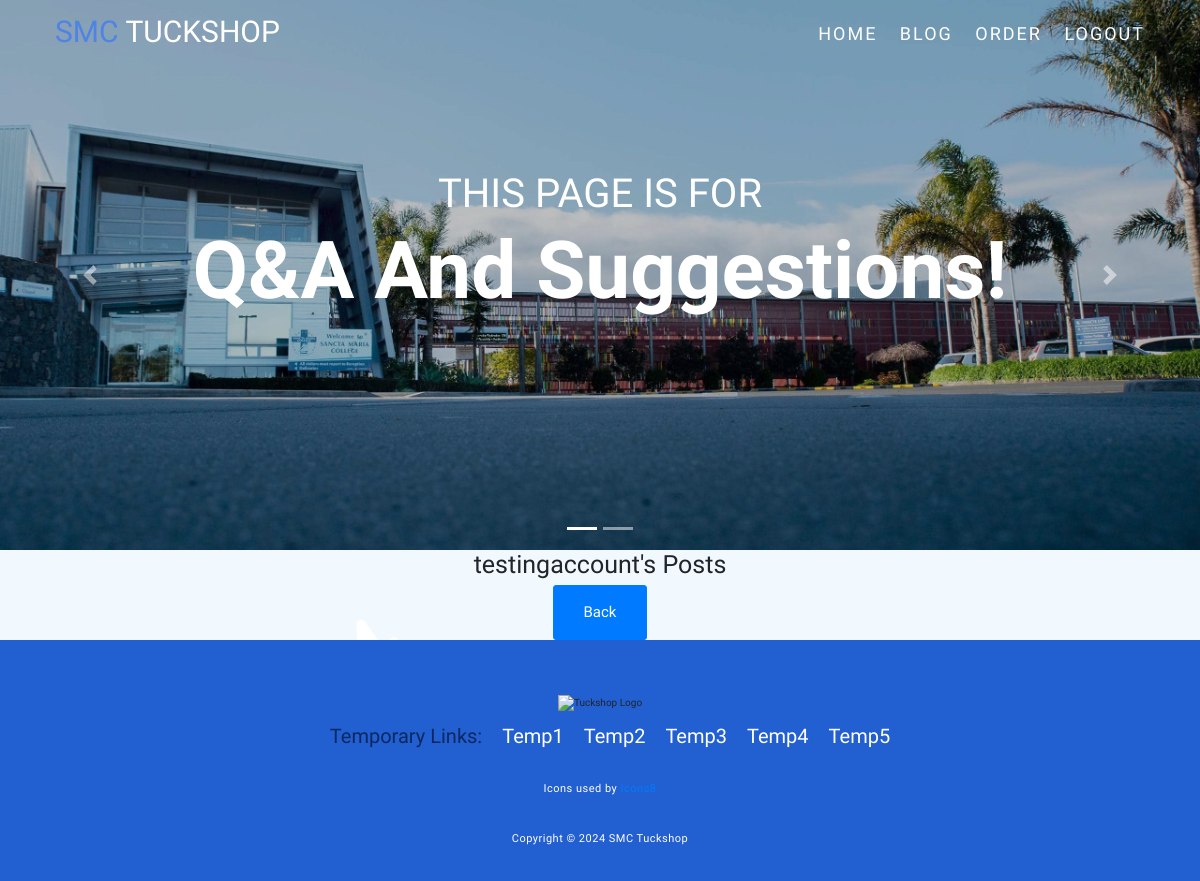
Before: /posts/testingaccount (signed in) with the older database file.
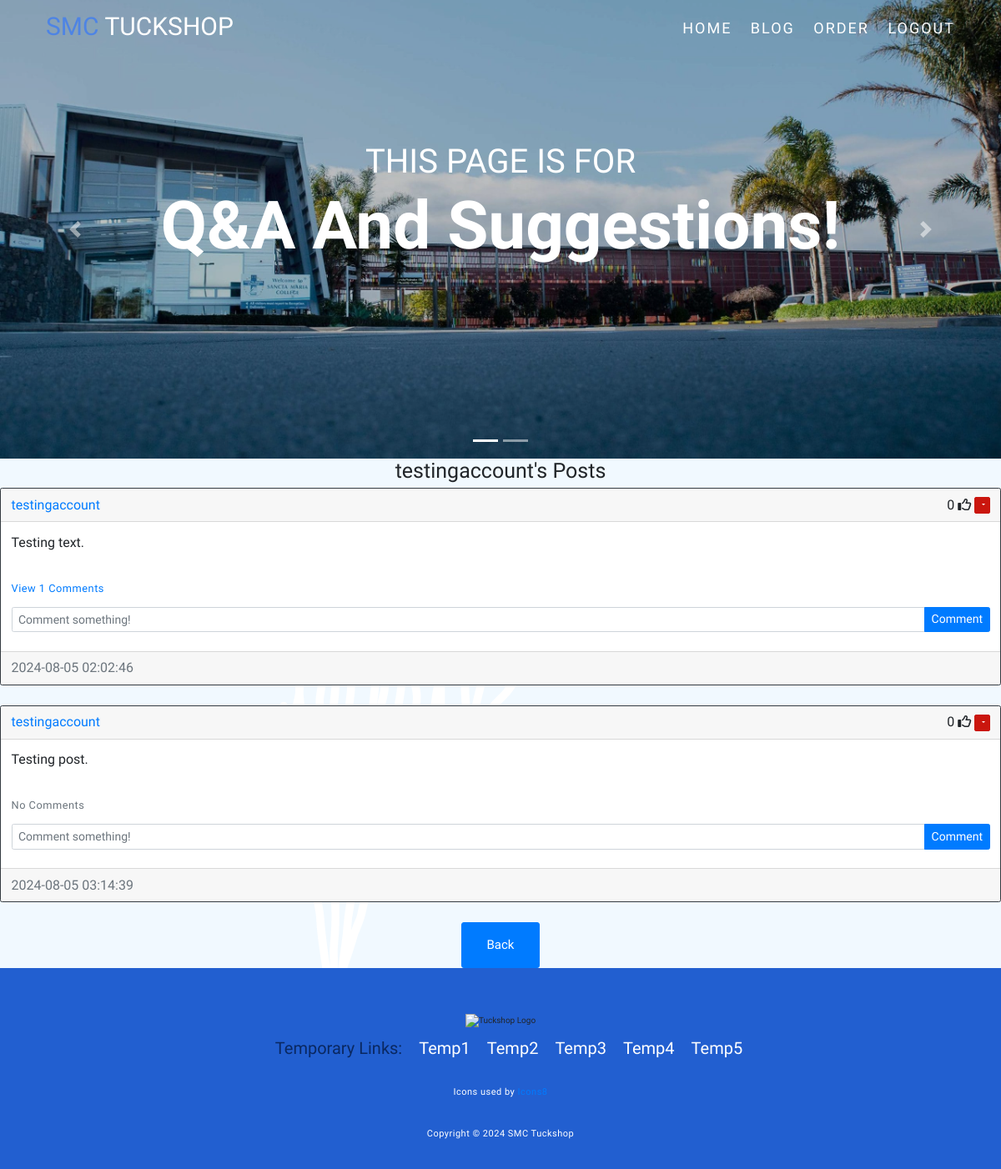
After: the same page with the newer database file.
### website/models.py (models this page shows)
class User(db.Model,UserMixin):
    id = db.Column(db.Integer, primary_key=True)
    email = db.Column(db.String(150), unique=True)
    username = db.Column(db.String(150), unique=True)
    password = db.Column(db.String(150))
    date_created = db.Column(db.DateTime(timezone=True), default=func.now())
    posts = db.relationship('Post', backref='user', passive_deletes=True)
    likes = db.relationship('Like', backref='user', passive_deletes=True)
    comments = db.relationship('Comment', backref='user', passive_deletes=True)
    orders = db.relationship('Order')

class Post(db.Model):
    id = db.Column(db.Integer, primary_key=True)
    text = db.Column(db.Text, nullable=False)
    date_created = db.Column(db.DateTime(timezone=True), default=func.now())
    author = db.Column(db.Integer, db.ForeignKey('user.id', ondelete="CASCADE"), nullable=False)
    likes = db.relationship('Like', backref='post', passive_deletes=True)
    comments = db.relationship('Comment', backref='post', passive_deletes=True)

### website/views.py (the view)
@views.route("/posts/<username>")
@login_required
def posts(username):
    user = User.query.filter_by(username=username).first()
    if not user:
        flash('No user with that username exists.', category='error')
        return redirect(url_for('views.home'))
    posts = Post.query.filter_by(author=user.id).all()
    return render_template("posts.html", user=current_user, posts=posts, username=username)

### website/__init__.py (called while the page is built)
def create_app():
    app = Flask(__name__)
    app.config['SECRET_KEY'] = "8I7xAHW8yD"
    app.config['SQLALCHEMY_DATABASE_URI'] = f'sqlite:///{DB_NAME}'
    db.init_app(app)
    from .views import views
    from .auth import auth
    app.register_blueprint(views, url_prefix="/")
    app.register_blueprint(auth, url_prefix="/")
    from .models import User, Post, Order
    with app.app_context():
        db.create_all()
    login_manager = LoginManager()
    login_manager.login_view = "auth.login"
    login_manager.init_app(app)
    @login_manager.user_loader
    def load_user(id):
        return User.query.get(int(id))
    return app

### website/templates/posts.html (shortened to what this page needs)
{% extends "posts_div.html" %} {% block title %}{{username}}'s Posts{% endblock %}
{% block header %} {{username}}'s Posts {% endblock %}
{% block footer %}
    <div align="center">
        <a href="/home"><button type="button" class="btn btn-primary btn-lg">Back</button></a>
    </div>
    {% endblock %}

### website/templates/posts_div.html (shortened to what this page needs)
{% extends "template.html" %} {% block title %}Home{% endblock %}{% block content
    %}
    <div id="hero-carousel" class="carousel slide" data-bs-ride="carousel">
        <div class="carousel-indicators">
            <button type="button" data-bs-target="#hero-carousel" data-bs-slide-to="0" class="active" aria-current="true" aria-label="Slide 1"></button>
            <button type="button" data-bs-target="#hero-carousel" data-bs-slide-to="1" aria-label="Slide 2"></button>
        </div>
        <div class="carousel-inner">
            <div class="carousel-item active c-item">
                <img src="{{ url_for('static', filename='assets/img/smcslide2.jpg') }}" class="d-block w-100 c-img" alt="Slide 1">
                <div class="carousel-caption top-0 mt-3">
                    <h2 class="text-uppercase">This Page is for</h2>
                    <h1 class="display-1 fw-bolder text-capitalize">Q&A and Suggestions!</h1>
                </div>
            </div>
        </div>
        <button class="carousel-control-prev" type="button" data-bs-target="#hero-carousel" data-bs-slide="prev">
            <span class="carousel-control-prev-icon" aria-hidden="true"></span>
        </button>
        <button class="carousel-control-next" type="button" data-bs-target="#hero-carousel" data-bs-slide="next">
            <span class="carousel-control-next-icon" aria-hidden="true"></span>
        </button>
    </div>
    <h1 align="center">{% block header %}Posts{% endblock %}</h1>
    <div id="posts" class="mx-auto" style="width: 1200px; font-size: 16px;">
        {% for post in posts %}
        <div class="card border-dark">
            <div class="card-header d-flex justify-content-between align-items-center">
                <a href="/posts/{{post.user.username}}">{{post.user.username}}</a>
                <div>
                    <span id="likes-count-{{post.id}}">
                        {{ post.likes|length }}</span>
                        {% if user.id in post.likes|map(attribute="author")|list %}
                        <i
                            class="fas fa-thumbs-up"
                            id="like-button-{{post.id}}"
                            onclick="like({{post.id}})"
                        ></i>
                        {% else %}
                        <i
                            class="far fa-thumbs-up"
                            id="like-button-{{post.id}}"
                            onclick="like({{post.id}})"
                        ></i>
                        {% endif %}
                    {% if user.id == post.author %}
                    <div class="btn-group">
                        <button
                            type="button"
                            class="btn btn-sm btn-primary dropdown-toggle"
                            data-toggle="dropdown">
                        </button>
                    </div>
                    {% endif %}
                </div>
            </div>
            <section id="commentingsection">
                <div class="card-body">
                    <div class="card-text" style="font-size: 16px;">{{post.text}}</div>
                    <br />
                    <p class="card-text" style="font-size: 16px;">
                        {% if post.comments|length > 0 %}
                        <a data-bs-toggle="collapse" href="#comments-{{post.id}}" role="button" style="font-size: 16px;">
                            <small>View {{post.comments|length}} Comments</small>
                        </a>
                        {% else %}
                        <small class="text-muted">No Comments</small>
                        {% endif %}
                    </p>
                    <form
                    class="input-group mb-3"
                    method="POST"
                    action="/create-comment/{{post.id}}"
                    >
                        <input
                            type="text"
                            id="text"
                            name="text"
                            class="form-control"
                            placeholder="Comment something!"
                            style="font-size: 14px;"
                        />
                        <button type="submit" class="btn btn-primary" style="font-size: 14px;">Comment</button>
                    </form>
                </div>
            </section>
            <div class="card-footer text-muted">{{post.date_created}}</div>
        </div>
        <br/ >
        {% endfor %}
    </div>
    {% block footer %}{% endblock %} {% endblock %}

### website/templates/template.html (shortened to what this page needs)
<!doctype html>
<html lang="en">
  <head>
    <link href="https://cdn.jsdelivr.net/npm/bootstrap@5.2.1/dist/css/bootstrap.min.css" rel="stylesheet">
    <link rel="stylesheet" href="https://cdn.jsdelivr.net/npm/bootstrap@4.6.2/dist/css/bootstrap.min.css">
    <link rel="stylesheet" href="https://cdn.jsdelivr.net/npm/bootstrap@4.4.1/dist/css/bootstrap.min.css">
    <link rel="stylesheet" type="text/css" href="{{ url_for('static', filename='style.css') }}">
  </head>
  <body>
    <header>
      <section id="header">
        <div class="header container">
          <div class="nav-bar">
            <div class="brand">
              <a href="/home">
                <h1><span>SMC </span>Tuckshop</h1>
              </a>
            </div>
            <div class="nav-list">
              <ul>
                {% if user.is_authenticated %}
                  <li class="nav-item">
                    <a class="nav-link" href="/home">Home</a>
                  </li>
                  <li class="nav-item">
                    <a class="nav-link" href="/blog">Blog</a>
                  </li>
                  <li class="nav-item">
                    <a class="nav-link" href="/order">Order</a>
                  </li>
                  <li class="nav-item">
                    <a class="nav-link" href="/logout">Logout</a>
                  </li>
                {% endif %}
              </ul>
            </div>
          </div>
        </div>
      </section>
  </header>
    <main>
        {% block content %}{% endblock %}
    </main>
    <footer>
      <ul class="social_icon">
        <li><a href="https://www.facebook.com/facebook/" target="_blank"></a></li>
        <li><a href="https://twitter.com/explore" target="_blank"></a></li>
        <li><a href="https://www.youtube.com/" target="_blank"></a></li>
        <li><a href="https://www.instagram.com/" target="_blank"></a></li>
      </ul>
      <div class="footerlogo">
        <img src="./images/skinsaviourlogoimg.png" alt="Tuckshop Logo">
      </div>
      <ul class="menu">
        <h2>Temporary Links:</h2>
        <li><a href="https://www.byrdie.com/" target="_blank">Temp1</a></li>
        <li><a href="https://www.stylevana.com/en_US/" target="_blank">Temp2</a></li>
        <li><a href="https://www.glowrecipe.com/?gclid=Cj0KCQjwlPWgBhDHARIsAH2xdNfi13vn9NdsKGm70pEZXahxDqmpMx7AA4irLWsh8yxX2nXlxysfPEEaAnAHEALw_wcB" target="_blank">Temp3</a></li>
        <li><a href="https://us.althea.kr/" target="_blank">Temp4</a></li>
        <li><a href="https://hikoco.co.nz/" target="_blank">Temp5</a></li>
      </ul>
      <p><a target="_blank" href="https://icons8.com/icon/5gi5Fhj344Ay/1"></a>Icons used by <a target="_blank" href="https://icons8.com">Icons8</a></p>
      <p>Copyright © 2024 SMC Tuckshop</p>
    </footer>
  </body>
</html>

### website/static/style.css (style rules this page uses)
* { padding: 0; margin: 0; box-sizing: border-box; font-family: 'Sniglet', cursive; }
body { background-image: url(assets/img/backgroundimage.png); }
.card-header .btn-group button { background-color: rgb(202, 22, 14); border-color: rgb(202, 22, 14); }
.btn-lg { font-size: 1.5rem; padding: 15px 30px; }
footer { position: relative; width: 100%; background: rgb(34, 95, 208); min-height: 100px; padding: 20px 50px; display: flex; justify-content: center; align-items: center; flex-direction: column; }
footer .social_icon, footer .menu { position: relative; display: flex; justify-content: center; align-items: center; margin: 10px 0; flex-wrap: wrap; }
footer .social_icon li, footer .menu li { list-style: none; }
footer .social_icon li a, footer .menu li a { font-size: 2em; color: #fff; margin: 0 10px; display: inline-block; transition: 0.5s; }
footer .menu h2 { font-size: 2em; color: rgb(10, 40, 97); margin: 0 10px; display: inline-block; transition: 0.5s; }
footer p { color: #fff; text-align: center; margin-top: 15px; margin-bottom: 10px; font-size: 1.1em; }
html { font-size: 10px; scroll-behavior: smooth; }
a, a:hover, a:focus, a:active { text-decoration: none !important; }
.container { min-height: 100vh; width: 100%; display: flex; align-items: center; justify-content: center; }
img { height: 100%; width: 100%; object-fit: cover; }
p { color: black; font-size: 1.4rem; margin-top: 5px; line-height: 2.5rem; font-weight: 300; letter-spacing: .05rem; }
.brand h1 { font-size: 3rem; text-transform: uppercase; color: white; text-decoration: none; }
.brand span { color: rgb(78, 132, 228); text-decoration: none; }
#header { position: fixed; z-index: 1000; left: 0; top: 0; width: 100vw; height: auto; text-decoration: none; }
#header .header { min-height: 8vh; background-color: transparent; transition: 0.3s ease background-color; border-radius: 10px; }
#header .nav-bar { display: flex; align-items: center; justify-content: space-between; width: 100%; height: 100%; max-width: 1300px; padding: 0 10px; }
#header .nav-list ul { list-style: none; position: absolute; background-color: rgb(28, 74, 154); text-decoration: none; width: 100vw; height: 100vh; left: 100%; top: 0; display: flex; flex-direction: column; justify-content: center; align-items: center; z-index: 1; overflow-x: hidden; transition: 0.5s ease left; }
#header .nav-list ul a { font-size: 2.5rem; font-weight: 500; letter-spacing: 0.2rem; text-decoration: none; color: white; text-transform: uppercase; text-align: center; padding: 20px 0px 12px 20px; display: block; }
#header .nav-list ul a::after { content: attr(data-after); position: absolute; top: 50%; left: 53%; transform: translate(-50%, -50%) scale(0); color: rgb(78, 132, 228); font-size: 13rem; letter-spacing: 50px; text-decoration: none; z-index: -1; transition: 0.3s ease letter-spacing; }
.c-item { height: 550px; }
.c-img { height: 100%; object-fit: cover; filter: brightness(0.75); }
.carousel-caption h2 { font-size: 4rem; margin-top: 14rem !important; }
.carousel-caption h1 { font-size: 8rem; }
@media only screen and (min-width: 1200px) { #header .nav-list ul { position: initial; display: block; height: auto; width: fit-content; background-color: transparent; } }
@media only screen and (min-width: 1200px) { #header .nav-list ul li { display: inline-block; } }
@media only screen and (min-width: 1200px) { #header .nav-list ul li a { font-size: 1.8rem; } }
@media only screen and (min-width: 1200px) { #header .nav-list ul a:after { display: none; } }

Changed rows visible on the page:
added Post: user.username "testingaccount", likes|length "0", text "Testing text.", comments|length "1", date_created "2024-08-05 02:02:46"
added Post: user.username "testingaccount", likes|length "0", text "Testing post.", shows "No Comments", date_created "2024-08-05 03:14:39"
